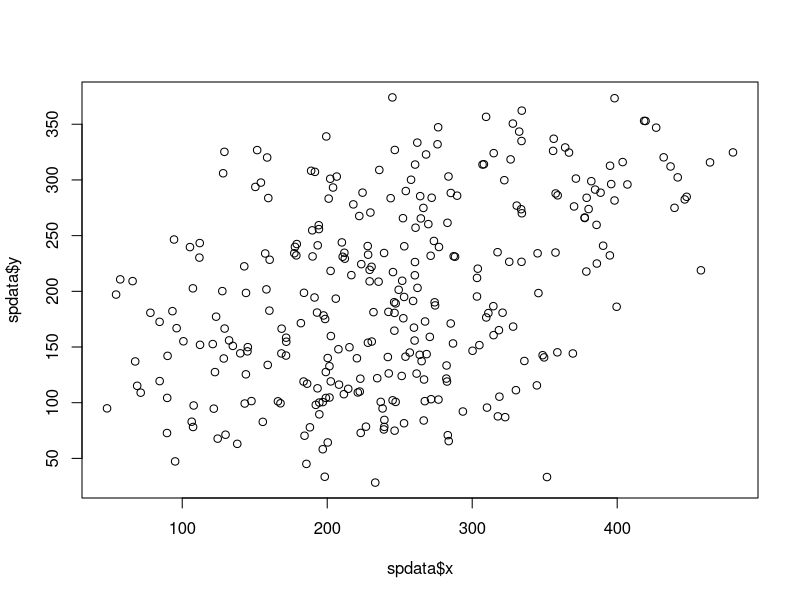
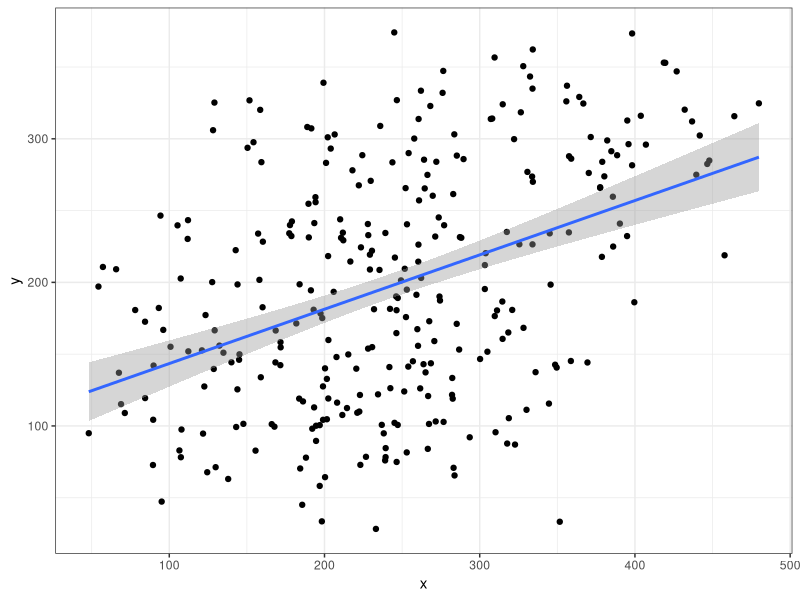
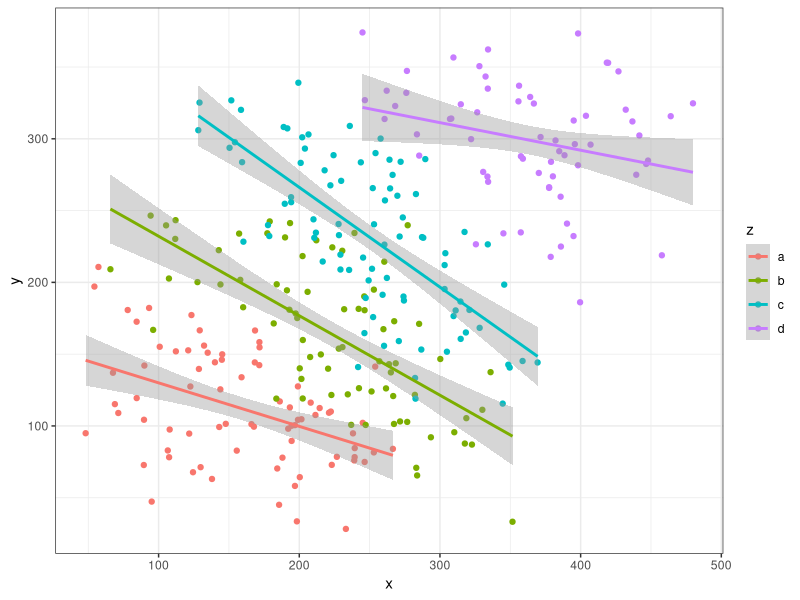
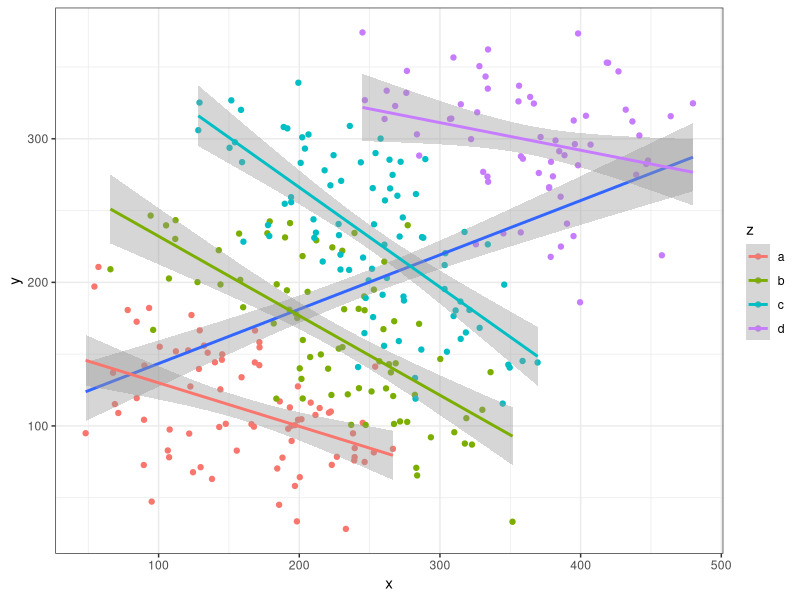
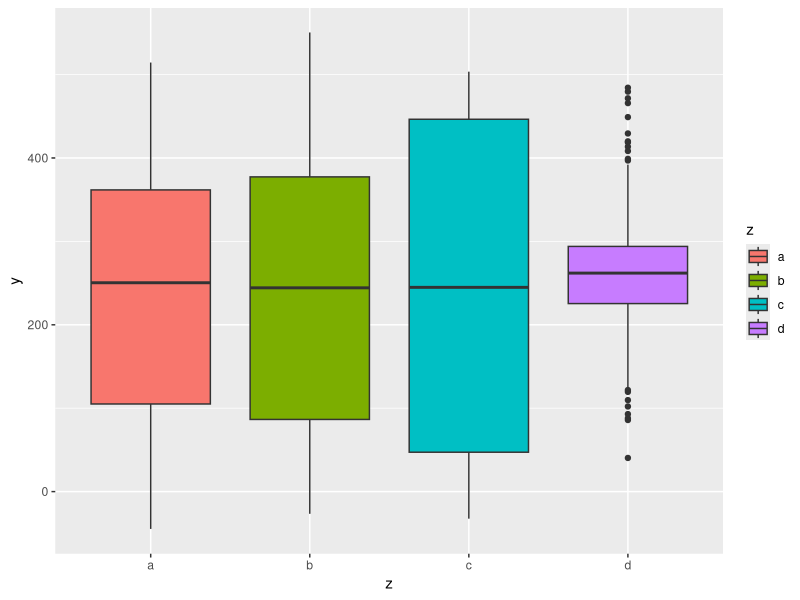
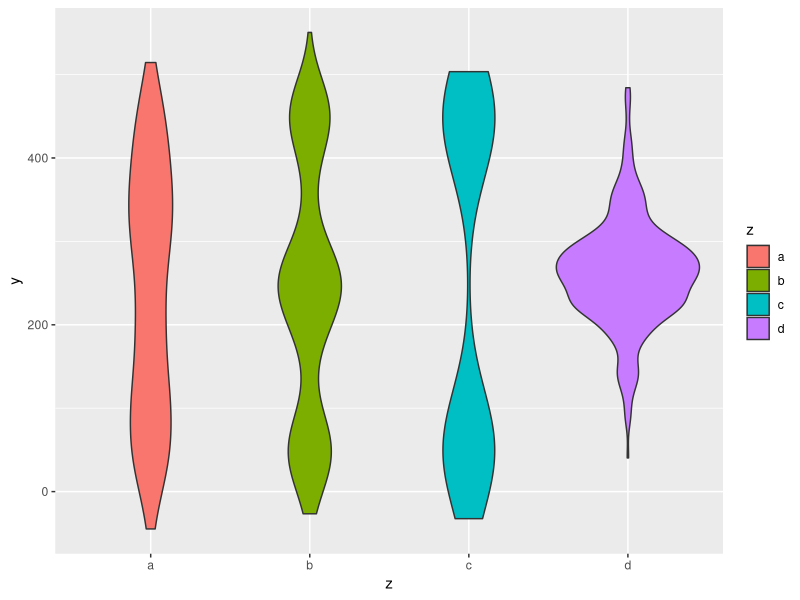
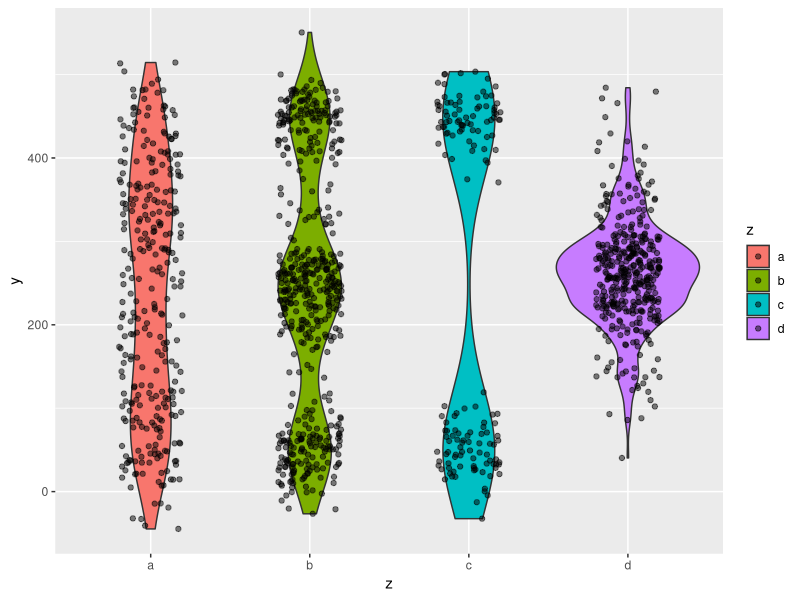
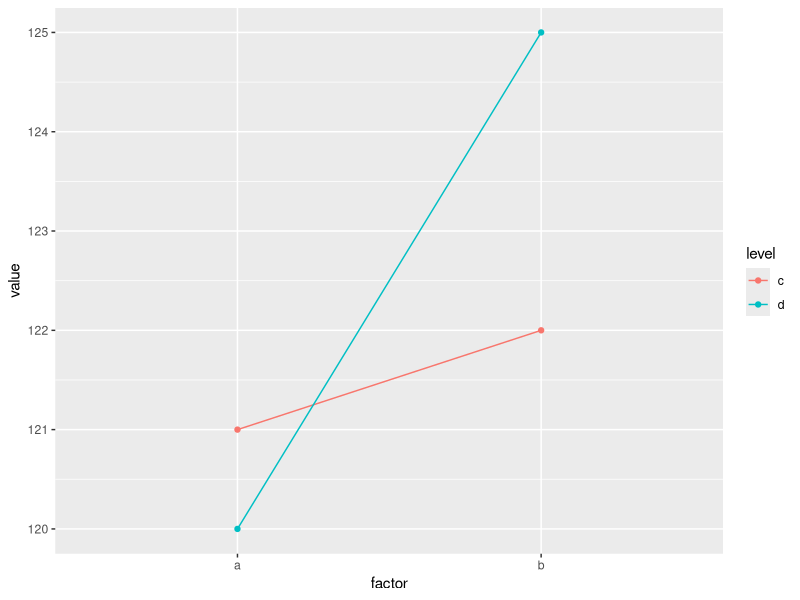

R code for these plots, in order:
## ---- chunk 1
library(tidyverse)
library(viridis)
## ---- chunk 2
spdata <- read.csv("data/simpson-paradox-data.csv")
## ---- chunk 3
plot(spdata$y~spdata$x)
## ---- chunk 4
head(spdata)
## ---- chunk 5
summary(spdata)
## ---- chunk 6
spdata %>% 
  group_by() %>% 
  summarise(number=n(),
            x.mean=mean(x),
            x.sd=sd(x),
            x.se=x.sd/sqrt(number),
            y.mean=mean(y),
            y.sd=sd(y),
            y.se=y.sd/sqrt(number))
## ---- chunk 7
cor.test(spdata$x, spdata$y)
## ---- chunk 8
ggplot(spdata, aes(x=x, y=y)) +
  geom_point() +
  geom_smooth(method="lm") +
  theme_bw()
## ---- chunk 9
ggplot(spdata, aes(x=x, y=y)) +
  geom_point(aes(colour=z)) +
  geom_smooth(aes(colour=z), method="lm") +
  theme_bw()
## ---- chunk 10
ggplot(spdata, aes(x=x, y=y)) +
  geom_point(aes(colour=z)) +
  geom_smooth(method="lm") +
  geom_smooth(aes(colour=z), method="lm") +
  theme_bw()
## ---- chunk 11
bpdata <- read.csv("data/boxplot-problems-data.csv")
## ---- chunk 12
bpdata %>% 
  ggplot(aes(y=y,x=z,fill=z)) +
  geom_boxplot()
## ---- chunk 13
# Bonferroni-corrected alpha for three comparisons:
0.05/3
## ---- chunk 14
bpdata %>% # AB, AC, AD
  mutate(z=z %>% as.factor) %>% 
  lm(y ~ z, data=.) %>%
  summary() # A is different to D at alpha=0.05

bpdata %>% # BC, BD
  mutate(z=z %>% as.factor,
         z=fct_relevel(z, "b")) %>% 
  lm(y ~ z, data=.) %>%
  summary() # B is different to D at alpha=0.05

bpdata %>% # CD
  mutate(z=z %>% as.factor,
         z=fct_relevel(z, "c")) %>% 
  lm(y ~ z, data=.) %>%
  summary() # All ns
## ---- chunk 15
bpdata %>% 
  ggplot(aes(y=y,fill=z,x=z)) +
  geom_violin()
## ---- chunk 16
bpdata %>% 
  ggplot(aes(y=y,fill=z,x=z)) +
  geom_violin() +
  geom_point(position=position_jitter(.2), alpha=.5)
## ---- chunk 17
tibble(c("a","a","b","b"),c("c","d","c","d"),c(121, 120, 122, 125)) %>% 
  rename(factor="c(\"a\", \"a\", \"b\", \"b\")",
         level="c(\"c\", \"d\", \"c\", \"d\")",
         value="c(121, 120, 122, 125)") -> toydata
## ---- chunk 18
toydata %>% 
  ggplot(aes(x=factor,y=value,colour=level)) +
  geom_point()+
  geom_path(aes(group=level))
## ---- chunk 19
toydata %>% 
  ggplot(aes(x=factor,y=value,fill=level)) +
  geom_bar(position="dodge",stat="identity")
## ---- chunk 20
set.seed(3); spdata %>% 
  mutate(rValX = rnorm(x),
         rValY = rnorm(y) %>% abs() %>% log()) -> vizdata
## ---- chunk 21
vizdata %>% 
  ggplot(aes(x=rValX, 
             y=rValY,
             colour=z)) +
  geom_point()
## ---- chunk 22
vizdata %>% 
  ggplot(aes(x=rValX, 
             y=rValY,
             fill=x, # add dimension for column `x`
             size=y, # add dimension for column `y`
             colour=z)) +
  geom_point(pch=21) + # change 'point character' to allow for colour + fill
  scale_fill_gradientn(colours = rainbow(7)) + # add visually striking grandient scale
  theme_bw() + # make background more plain
  # add the labels:
  xlab("Randomized normal distribution of `x`") +
  ylab("Log of the absolute value of a\nrandomized normal distribution of `y`") +
  ggtitle("My cool plot", subtitle = "UKCLC2020")
## ---- chunk 23
vizdata %>% 
  ggplot(aes(x=rValX, 
             y=rValY,
             fill=x, 
             size=y, 
             shape=z, # add shape
             colour=z)) +
  geom_point(alpha=.75) + # add transparency
  scale_shape_manual(values=c(21, 22, 23, 24)) + # manually choose which shapes to plot
  scale_fill_viridis(option="plasma") + # choose a better palette
  theme_bw() +
  xlab("Randomized normal distribution of `x`") +
  ylab("Log of the absolute value of a\nrandomized normal distribution of `y`") +
  ggtitle("My cool plot", subtitle = "UKCLC2020")
## ---- chunk 24
vizdata %>% 
  ggplot(aes(x=rValX, 
             y=rValY,
             fill=x, 
             size=y, 
             shape=z,
             colour=z)) +
  geom_point(alpha=.75) + 
  scale_shape_manual(values=c(21, 22, 23, 24)) + 
  scale_fill_viridis(option="plasma") + 
  theme_bw() +
  xlab("Randomized normal distribution of `x`") +
  ylab("Log of the absolute value of a\nrandomized normal distribution of `y`") +
  ggtitle("My cool plot", subtitle = "UKCLC2020") +
  facet_grid(~z) # facet the data by column `z` category
## ---- chunk 25
vizdata %>% 
  ggplot(aes(x=x, 
             y=y,
             colour=rValX, 
             size=rValY)) +
  geom_point(alpha=.5) + 
  scale_colour_viridis(option="plasma") + # change to 'colour' to fill default point shapes
  geom_smooth(method = "lm", fill=NA, colour="black", lwd=0.5) + #add visually distinctive smooth
  theme_bw() +
  xlab("Column `x` value") +
  ylab("Column `y` value") +
  ggtitle("My cool plot", subtitle = "UKCLC2020") +
  facet_grid(~z)  
## ---- chunk 26
vizdata %>% 
  ggplot(aes(x=x, 
             y=y)) +
  geom_point(alpha=.5) + 
  geom_smooth(method = "lm", fill=NA, colour="black", lwd=0.5) + #add visually distinctive smooth
  theme_bw() +
  xlab("Randomized normal distribution of `x`") +
  ylab("Log of the absolute value of a\nrandomized normal distribution of `y`") +
  ggtitle("My cool plot", subtitle = "UKCLC2020") +
  facet_grid(~z)  
## ---- chunk 27
challenge <- read_csv("data/simulated-data.csv")
## ---- chunk 28
head(challenge)
## ---- chunk 29
challenge %>% 
  mutate(subj = as.factor(subj))
## ---- chunk 30
challenge %>% 
  mutate(region.fct = as.factor(region))
## ---- chunk 31
challenge %>% 
  filter(word == "the",
         age <= 40,
         rating != 1 &
           rating != 2)
## ---- chunk 32
challenge %>% 
  group_by(gram, freq) %>% 
  summarise(mean = mean(rt),
            sd = sd(rt),
            se = sd/sqrt(n()))
## ---- chunk 33
challenge %>% 
  # same code as above
  group_by(gram, freq) %>% 
  summarise(mean = mean(rt),
            sd = sd(rt),
            se = sd/sqrt(n())) %>% 
  # new code
  pivot_longer(cols = c("mean","sd","se"),
               names_to = "statistic",
               values_to = "value")
## ---- chunk 34
ggplot(data = spdata)
## ---- chunk 35
ggplot(data = spdata, 
       aes(x=x, 
           y=y,
           colour=z))
## ---- chunk 36
ggplot(data = spdata, 
       aes(x=x, 
           y=y,
           colour=z)) +
  geom_point() +
  geom_smooth(method="lm")
## ---- chunk 37
ggplot(data = spdata, 
       aes(x=x, 
           y=y,
           colour=z)) +
  geom_point(shape=15) + # also called "pch" for "point character"
  geom_smooth(method="lm",
              lty="dashed", # lty = "Line TYpe"
              lwd=.5) # lwd = Line WiDth"
## ---- chunk 38
ggplot(data = spdata, 
       aes(x=x, 
           y=y,
           colour=z)) +
  geom_point(shape=15) + # also called "pch" for "point character"
  geom_smooth(method="lm",
              lty="dashed", # lty = "Line TYpe"
              lwd=.5, # lwd = Line WiDth"
              fill="pink") + 
  theme_classic() +
  scale_colour_manual(name="Category Z:",
    values = c("red","gold","turquoise","blueviolet")) +
  theme(legend.position = "bottom")
